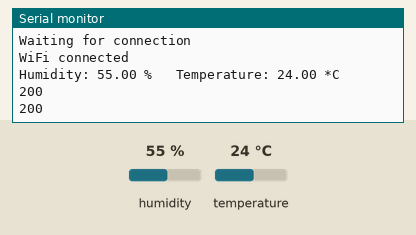
This sketch was run on a simulated ESP8266 (NodeMCU). On the bench: the last lines printed to the serial monitor. Inputs (shaded band) come from the test bench; at power-on: humidity 55 %, temperature 24 °C. WiFi joins after 1.5 s; servers stay silent unless stated; uploads are accepted with an empty reply.

Above: at 2.7 s.
2.8 s: humidity set to 22 %
At 7.07 s:
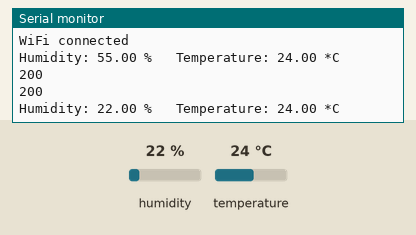
8.8 s: temperature set to 12 °C
At 14.2 s:
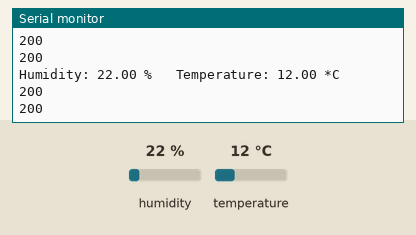
14.8 s: humidity set to 40 %
At 18.5 s:
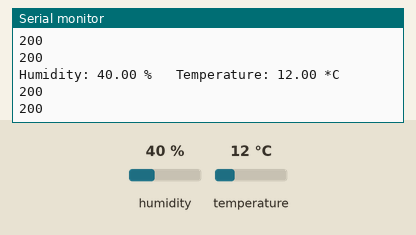
Timing chart, 0 to 20.0 s (numbered marks = the images above; inputs shaded):
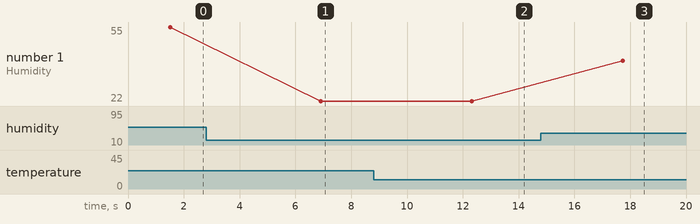

Measured:
- after the input at 2.8 s, the serial monitor: prints a new line after 4.1 s (image 1)
- after the input at 8.8 s, the serial monitor: prints a new line after 3.5 s (image 2)
- after the input at 14.8 s, the serial monitor: prints a new line after 2.9 s (image 3)
- plotted number 1: 55 → 22 after the input at 2.8 s, 22 → 40 after the input at 14.8 s

The sketch:

sketch_feb26a.ino
```cpp
#include <ESP8266HTTPClient.h>
#include <ESP8266WiFi.h>
#include <DHT.h>
#define DHTTYPE DHT22   // DHT 22  (AM2302), AM2321
const char* ssid = "iPhone";
const char* password = "password";

// DHT Sensor
const int DHTPin = 5;
// Initialize DHT sensor.
DHT dht(DHTPin, DHTTYPE);

// Temporary variables
static char celsiusTemp[7];
static char fahrenheitTemp[7];
static char humidityTemp[7];

void setup() {
  // put your setup code here, to run once:
  Serial.begin(115200);                 //Serial connection
  WiFi.begin(ssid, password);   //WiFi connection

  while (WiFi.status() != WL_CONNECTED) {  //Wait for the WiFI connection completion

    delay(500);
    Serial.println("Waiting for connection");

  }
  Serial.println("WiFi connected");

  dht.begin();


}
void loop() {
  if(WiFi.status()== WL_CONNECTED){   //Check WiFi connection status

            // Sensor readings may also be up to 2 seconds 'old' (its a very slow sensor)
            float h = dht.readHumidity();
            // Read temperature as Celsius (the default)
            float t = dht.readTemperature();
            // Read temperature as Fahrenheit (isFahrenheit = true)
            float f = dht.readTemperature(true);
            // Check if any reads failed and exit early (to try again).
            if (isnan(h) || isnan(t) || isnan(f)) {
              Serial.println("Failed to read from DHT sensor!");
              strcpy(celsiusTemp,"Failed");
              strcpy(fahrenheitTemp, "Failed");
              strcpy(humidityTemp, "Failed");
            }
            else{
              char hh[100] = "";
              char tt[100] = "";
              sprintf(hh, "token=ekJaU2JCYzJGK3V5cUwvSjEvTTNMUT09&type=humidity&data=%.2f", h);
              sprintf(tt, "token=ekJaU2JCYzJGK3V5cUwvSjEvTTNMUT09&type=temp&data=%.2f", t);

              // Computes temperature values in Celsius + Fahrenheit and Humidity
              float hic = dht.computeHeatIndex(t, h, false);
              dtostrf(hic, 6, 2, celsiusTemp);
              float hif = dht.computeHeatIndex(f, h);
              dtostrf(hif, 6, 2, fahrenheitTemp);
              dtostrf(h, 6, 2, humidityTemp);
              // You can delete the following Serial.print's, it's just for debugging purposes
              Serial.print("Humidity: ");
              Serial.print(h);
              Serial.print(" %\t Temperature: ");
              Serial.print(t);
              Serial.print(" *C \n");

             HTTPClient http;    //Declare object of class HTTPClient
            http.begin("http://example.com/iot/public/api/v1/new_data");      //Specify request destination
            http.addHeader("Content-Type", "application/x-www-form-urlencoded");
             int httpCode = http.POST(tt);   //Send the request
             String payload = http.getString();                  //Get the response payload
             Serial.println(httpCode);   //Print HTTP return code
             Serial.println(payload);    //Print request response payload
             http.end();  //Close connection

            HTTPClient http2;    //Declare object of class HTTPClient
            http2.begin("http://example.com/iot/public/api/v1/new_data");      //Specify request destination
            http2.addHeader("Content-Type", "application/x-www-form-urlencoded");
             int httpCode2 = http2.POST(hh);   //Send the request
             String payload2 = http2.getString();                  //Get the response payload
             Serial.println(httpCode2);   //Print HTTP return code
             Serial.println(payload2);    //Print request response payload
             http2.end();  //Close connection

        //   ---------------------------------
            }
   }else{
      Serial.println("Error in WiFi connection");
   }
    delay(5000);  //Send a request every 2 minutes
}
```
